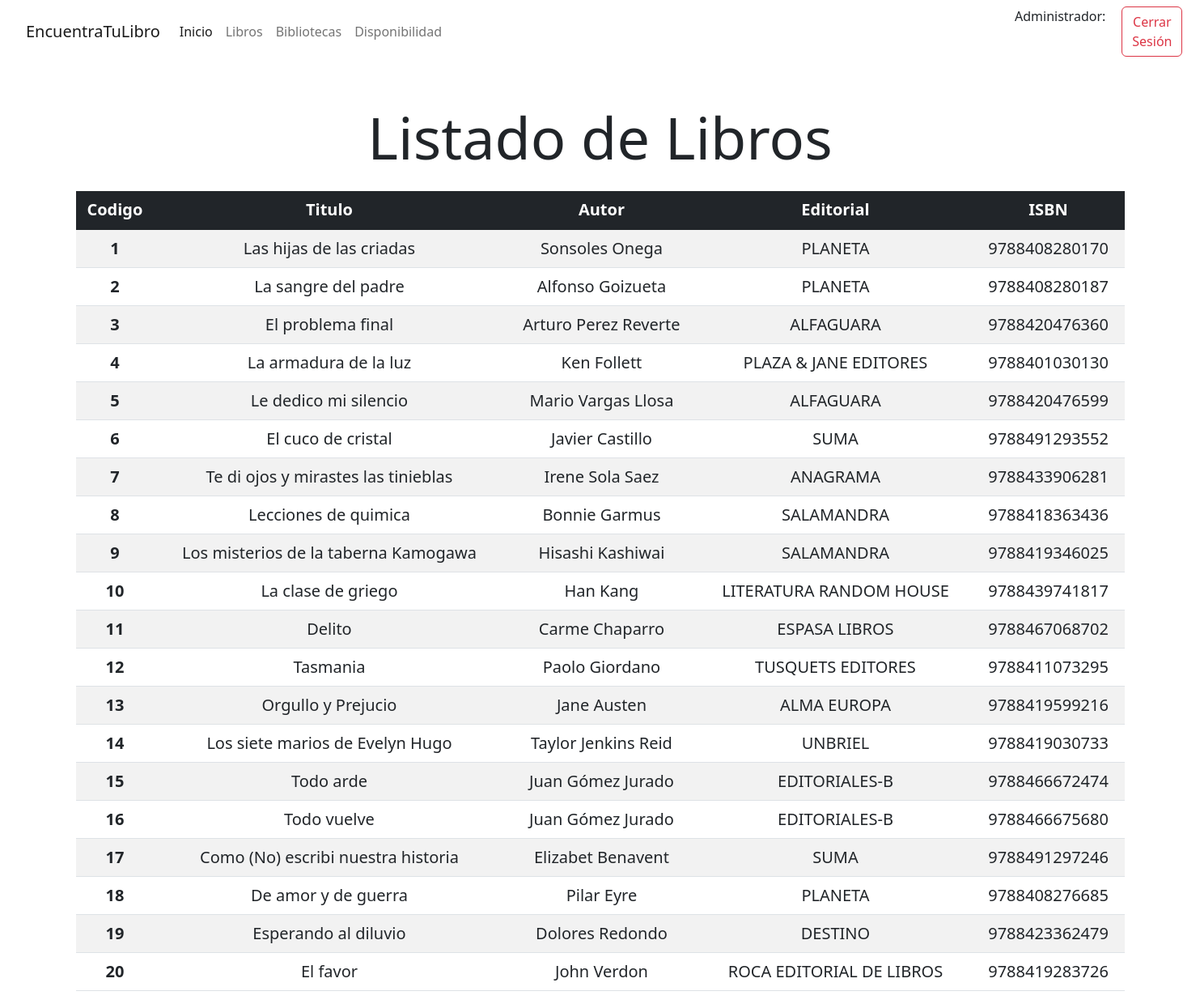
Screenshot of /pages/libros.php with the database file from the repository.
### tables this page shows
CREATE TABLE `libros` (
  `Id` int(11) NOT NULL,
  `Titulo` varchar(100) NOT NULL,
  `Autor` varchar(50) NOT NULL,
  `Editorial` varchar(100) DEFAULT NULL,
  `ISBN` bigint(15) NOT NULL
);

### scripts/conexionBD.php (the view, shortened to what this page needs)
<?php
function getAllBooks($cadenaConexion) {
    $bd = new PDO($cadenaConexion, 'root', '');
    $ini = $bd->prepare('SELECT * FROM LIBROS');
    $ini->execute();
    $books = $ini->fetchAll(PDO::FETCH_ASSOC);
    foreach ($books as $book) {
        echo '<tr class="fs-5">'
        . '<th scope="row">' . $book['Id'] . '</th>'
        . '<td>' . $book['Titulo'] . '</td>'
        . '<td>' . $book['Autor'] . '</td>'
        . '<td>' . $book['Editorial'] . '</td>'
        . '<td>' . $book['ISBN'] . '</td>'
        . '</tr>';
    }
}
?>

### rows the page displays
libros: Id "1", Titulo "Las hijas de las criadas", Autor "Sonsoles Onega", Editorial "PLANETA", ISBN "9788408280170"
libros: Id "2", Titulo "La sangre del padre", Autor "Alfonso Goizueta", Editorial "PLANETA", ISBN "9788408280187"
libros: Id "3", Titulo "El problema final", Autor "Arturo Perez Reverte", Editorial "ALFAGUARA", ISBN "9788420476360"
libros: Id "4", Titulo "La armadura de la luz", Autor "Ken Follett", Editorial "PLAZA & JANE EDITORES", ISBN "9788401030130"
libros: Id "5", Titulo "Le dedico mi silencio", Autor "Mario Vargas Llosa", Editorial "ALFAGUARA", ISBN "9788420476599"
libros: Id "6", Titulo "El cuco de cristal", Autor "Javier Castillo", Editorial "SUMA", ISBN "9788491293552"
libros: Id "7", Titulo "Te di ojos y mirastes las tinieblas", Autor "Irene Sola Saez", Editorial "ANAGRAMA", ISBN "9788433906281"
libros: Id "8", Titulo "Lecciones de quimica", Autor "Bonnie Garmus", Editorial "SALAMANDRA", ISBN "9788418363436"
libros: Id "9", Titulo "Los misterios de la taberna Kamogawa", Autor "Hisashi Kashiwai", Editorial "SALAMANDRA", ISBN "9788419346025"
libros: Id "10", Titulo "La clase de griego", Autor "Han Kang", Editorial "LITERATURA RANDOM HOUSE", ISBN "9788439741817"
libros: Id "11", Titulo "Delito", Autor "Carme Chaparro", Editorial "ESPASA LIBROS", ISBN "9788467068702"
libros: Id "12", Titulo "Tasmania", Autor "Paolo Giordano", Editorial "TUSQUETS EDITORES", ISBN "9788411073295"
libros: Id "13", Titulo "Orgullo y Prejucio", Autor "Jane Austen", Editorial "ALMA EUROPA", ISBN "9788419599216"
libros: Id "14", Titulo "Los siete marios de Evelyn Hugo", Autor "Taylor Jenkins Reid", Editorial "UNBRIEL", ISBN "9788419030733"
libros: Id "15", Titulo "Todo arde", Autor "Juan Gómez Jurado", Editorial "EDITORIALES-B", ISBN "9788466672474"
libros: Id "16", Titulo "Todo vuelve", Autor "Juan Gómez Jurado", Editorial "EDITORIALES-B", ISBN "9788466675680"
libros: Id "17", Titulo "Como (No) escribi nuestra historia", Autor "Elizabet Benavent", Editorial "SUMA", ISBN "9788491297246"
libros: Id "18", Titulo "De amor y de guerra", Autor "Pilar Eyre", Editorial "PLANETA", ISBN "9788408276685"
libros: Id "19", Titulo "Esperando al diluvio", Autor "Dolores Redondo", Editorial "DESTINO", ISBN "9788423362479"
libros: Id "20", Titulo "El favor", Autor "John Verdon", Editorial "ROCA EDITORIAL DE LIBROS", ISBN "9788419283726"
